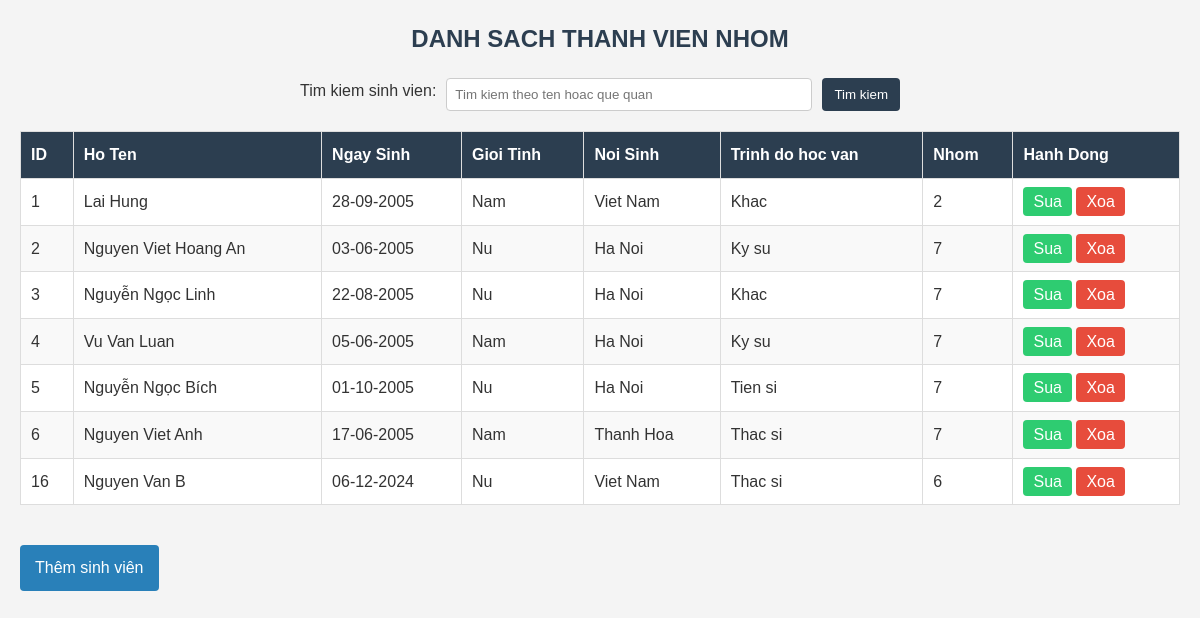
/PHP/index.php, run on the app's committed database.
### tables this page shows
CREATE TABLE `table_students` (
  `id` int(60) NOT NULL,
  `fullname` varchar(255) NOT NULL,
  `dob` date NOT NULL,
  `gender` int(10) NOT NULL,
  `hometown` varchar(250) NOT NULL,
  `level_id` int(10) NOT NULL,
  `group_id` varchar(250) NOT NULL
);

### PHP/index.php (the view, shortened to what this page needs)
<?php
include "connect.php";
?>
<!DOCTYPE html>
<html lang="en">
<head>
    <link rel="stylesheet" href="makecolor.css">
</head>
<body>
<h2>DANH SACH THANH VIEN NHOM</h2>
<form action="index.php" method="GET">
    <label for="search">Tim kiem sinh vien:</label>
    <input type="text" name="search" id="search" placeholder="Tim kiem theo ten hoac que quan">
    <button type="submit">Tim kiem</button>
</form>
<table>
    <tr>
        <th>ID</th>
        <th>Ho Ten</th>
        <th>Ngay Sinh</th>
        <th>Gioi Tinh</th>
        <th>Noi Sinh</th>
        <th>Trinh do hoc van</th>
        <th>Nhom</th>
        <th>Hanh Dong</th>
    </tr>
    <tbody>
    <?php
    $search = $_GET['search'] ?? "";
    $query = "SELECT * FROM table_students WHERE fullname LIKE '%$search%' OR hometown LIKE '%$search%' ";
    $result = $conn->query($query);
    while ($row = $result->fetch_assoc()) { ?>
        <tr>
            <td class="btn function"><?php echo $row["id"]; ?></td>
            <td><?php echo $row["fullname"]; ?></td>
            <td class="btn function"><?php echo date("d-m-Y", strtotime($row["dob"])); ?></td>
            <td class="btn function"><?php echo $row["gender"] == 1 ? "Nam" :  "Nu"; ?></td>
            <td class="btn function"><?php echo $row["hometown"]; ?></td>
            <td class="btn function">
                <?php $levels=["Tien si", "Thac si", "Ky su",  "Khac"];
                echo $levels[$row["level_id"]]; ?>
            </td>
            <td class="btn function"><?php echo $row["group_id"];?></td>
            <td class="btn function">
                <a class="btn edit" href="edit.php?id=<?php echo $row["id"]; ?>" >Sua</a>
                <a class="btn delete" href="delete.php?id=<?php echo $row["id"]; ?>" onclick = "return confirm('Ban chac chan mua xoa ?')//Hoi lai, lua chon xem chac chan muon xoa hay khong?;">Xoa</a>
            </td>
        </tr>
    <?php } ?>
    </tbody>
</table>
<td>
<?php
    if ($search) {
        echo '<a class="editadd" href="index.php">Quay về</a>';
    } else {
        echo '<a class="editadd" href="add.php">Thêm sinh viên</a>';
    }
    ?>
</td>
</body>
</html>

### CSS/makecolor.css (style rules this page uses)
body, h2, table, input, button, a { margin: 0; padding: 0; box-sizing: border-box; }
body { font-family: Arial, sans-serif; background-color: #f4f4f4; color: #333; line-height: 1.6; padding: 20px; }
h2 { text-align: center; margin-bottom: 20px; color: #2c3e50; }
form { max-width: 600px; margin: 0 auto 20px auto; display: flex; justify-content: space-between; gap: 10px; }
form input[type="text"] { flex: 1; padding: 8px; border: 1px solid #ccc; border-radius: 4px; }
form button { padding: 8px 12px; background-color: #2c3e50; color: #fff; border: none; border-radius: 4px; cursor: pointer; }
table { width: 100%; border-collapse: collapse; margin: 20px 0; background: #fff; }
table th, table td { border: 1px solid #ddd; padding: 10px; text-align: left; }
table th { background-color: #2c3e50; color: white; }
tr:nth-child(even) { background-color: #f9f9f9; }
a { text-decoration: none; color: #3498db; padding: 6px 10px; border-radius: 4px; transition: background 0.3s; }
a.edit { background-color: #2ecc71; color: white; }
a.delete { background-color: #e74c3c; color: white; }
a.editadd { display: inline-block; margin: 20px auto; padding: 10px 15px; background-color: #2980b9; color: #fff; text-align: center; }

### data on the page
table_students: id "1", fullname "Lai Hung", dob "28-09-2005", gender "Nam", hometown "Viet Nam", level "Khac", group "2"
table_students: id "2", fullname "Nguyen Viet Hoang An", dob "03-06-2005", gender "Nu", hometown "Ha Noi", level "Ky su", group "7"
table_students: id "3", fullname "Nguyễn Ngọc Linh", dob "22-08-2005", gender "Nu", hometown "Ha Noi", level "Khac", group "7"
table_students: id "4", fullname "Vu Van Luan", dob "05-06-2005", gender "Nam", hometown "Ha Noi", level "Ky su", group "7"
table_students: id "5", fullname "Nguyễn Ngọc Bích", dob "01-10-2005", gender "Nu", hometown "Ha Noi", level "Tien si", group "7"
table_students: id "6", fullname "Nguyen Viet Anh", dob "17-06-2005", gender "Nam", hometown "Thanh Hoa", level "Thac si", group "7"
table_students: id "16", fullname "Nguyen Van B", dob "06-12-2024", gender "Nu", hometown "Viet Nam", level "Thac si", group "6"
